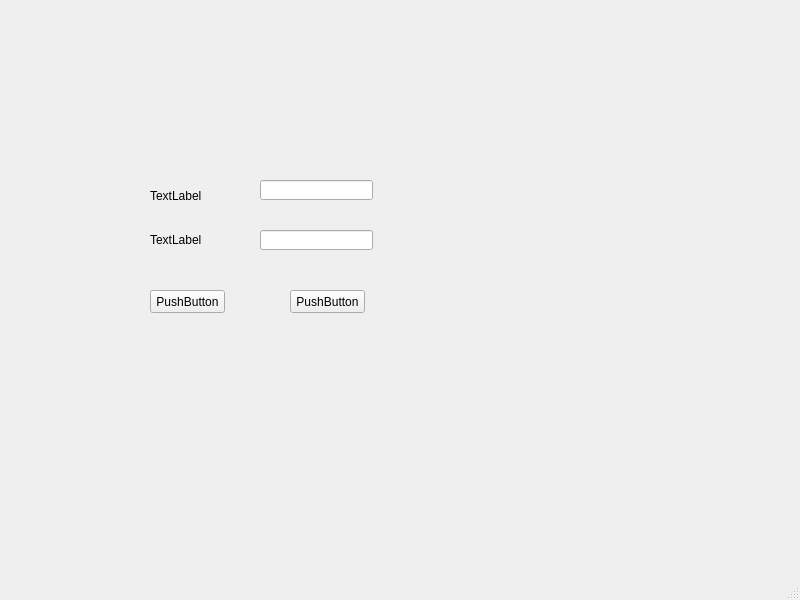
<?xml version="1.0" encoding="UTF-8"?>
<ui version="4.0">
 <class>login</class>
 <widget class="QMainWindow" name="login">
  <property name="geometry">
   <rect>
    <x>0</x>
    <y>0</y>
    <width>800</width>
    <height>600</height>
   </rect>
  </property>
  <property name="windowTitle">
   <string>MainWindow</string>
  </property>
  <widget class="QWidget" name="centralwidget">
   <widget class="QLabel" name="label">
    <property name="geometry">
     <rect>
      <x>150</x>
      <y>190</y>
      <width>54</width>
      <height>12</height>
     </rect>
    </property>
    <property name="text">
     <string>TextLabel</string>
    </property>
   </widget>
   <widget class="QLabel" name="label_2">
    <property name="geometry">
     <rect>
      <x>150</x>
      <y>230</y>
      <width>71</width>
      <height>20</height>
     </rect>
    </property>
    <property name="text">
     <string>TextLabel</string>
    </property>
   </widget>
   <widget class="QPushButton" name="pushButton">
    <property name="geometry">
     <rect>
      <x>150</x>
      <y>290</y>
      <width>75</width>
      <height>23</height>
     </rect>
    </property>
    <property name="text">
     <string>PushButton</string>
    </property>
   </widget>
   <widget class="QPushButton" name="pushButton_2">
    <property name="geometry">
     <rect>
      <x>290</x>
      <y>290</y>
      <width>75</width>
      <height>23</height>
     </rect>
    </property>
    <property name="text">
     <string>PushButton</string>
    </property>
   </widget>
   <widget class="QLineEdit" name="lineEdit">
    <property name="geometry">
     <rect>
      <x>260</x>
      <y>180</y>
      <width>113</width>
      <height>20</height>
     </rect>
    </property>
   </widget>
   <widget class="QLineEdit" name="lineEdit_2">
    <property name="geometry">
     <rect>
      <x>260</x>
      <y>230</y>
      <width>113</width>
      <height>20</height>
     </rect>
    </property>
   </widget>
  </widget>
  <widget class="QMenuBar" name="menubar">
   <property name="geometry">
    <rect>
     <x>0</x>
     <y>0</y>
     <width>800</width>
     <height>23</height>
    </rect>
   </property>
  </widget>
  <widget class="QStatusBar" name="statusbar"/>
 </widget>
 <resources/>
 <connections>
  <connection>
   <sender>pushButton_2</sender>
   <signal>clicked()</signal>
   <receiver>login</receiver>
   <slot>close()</slot>
   <hints>
    <hint type="sourcelabel">
     <x>327</x>
     <y>324</y>
    </hint>
    <hint type="destinationlabel">
     <x>399</x>
     <y>299</y>
    </hint>
   </hints>
  </connection>
 </connections>
</ui>
